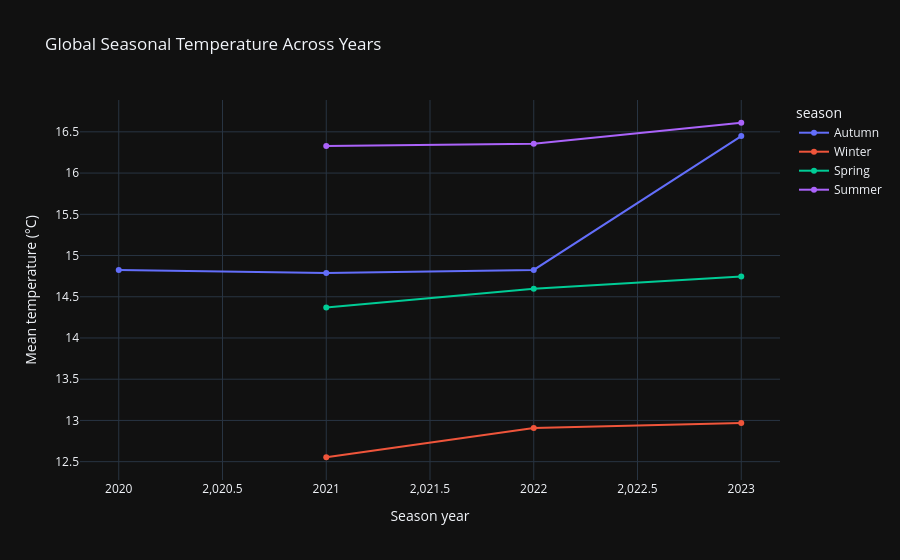

The code cell stored with this chart in its notebook:
### Markdown cell above
*How did the mean temperature differ between winter, spring, summer, and autumn across the available years?*

### Code cell
season_map = {
    12: "Winter", 1: "Winter", 2: "Winter",
    3: "Spring", 4: "Spring", 5: "Spring",
    6: "Summer", 7: "Summer", 8: "Summer",
    9: "Autumn", 10: "Autumn", 11: "Autumn"
}
season_order = ["Winter", "Spring", "Summer", "Autumn"]

seasonal_source = global_monthly.copy()
seasonal_source["season"] = seasonal_source["month"].map(season_map)
seasonal_source["season_year"] = (
    seasonal_source["year"] +
    (seasonal_source["month"] == 12).astype(int)
)

seasonal_global = (
    seasonal_source.groupby(["season_year", "season"])
    .agg(
        Mean_Temperature_C=("T2M_mean_C", "mean"),
        Min_Monthly_Mean_C=("T2M_mean_C", "min"),
        Max_Monthly_Mean_C=("T2M_mean_C", "max"),
        Available_Months=("time_period", "nunique")
    )
    .reset_index()
)

seasonal_global["season"] = pd.Categorical(
    seasonal_global["season"],
    categories=season_order,
    ordered=True
)
seasonal_global = seasonal_global.sort_values(
    ["season_year", "season"]
)

display(seasonal_global.round(2))

fig = px.line(
    seasonal_global,
    x="season_year",
    y="Mean_Temperature_C",
    color="season",
    markers=True,
    title="Global Seasonal Temperature Across Years"
)
fig.update_layout(
    template="plotly_dark",
    xaxis_title="Season year",
    yaxis_title="Mean temperature (°C)"
)
fig.show()

seasonal_pivot = seasonal_global.pivot(
    index="season_year",
    columns="season",
    values="Mean_Temperature_C"
)
display(seasonal_pivot.round(2))

### Figure 1 — Plotly figure (JSON) as saved in the notebook; plotly's stock layout.template omitted (floating-point values rounded to 4 significant figures)
{"data": [{"hovertemplate": "season=Autumn<br>season_year=%{x}<br>Mean_Temperature_C=%{y}<extra></extra>", "legendgroup": "Autumn", "line": {"color": "#636efa", "dash": "solid"}, "marker": {"symbol": "circle"}, "mode": "lines+markers", "name": "Autumn", "orientation": "v", "showlegend": true, "type": "scatter", "x": [2020, 2021, 2022, 2023], "xaxis": "x", "y": [14.82, 14.79, 14.83, 16.45], "yaxis": "y"}, {"hovertemplate": "season=Winter<br>season_year=%{x}<br>Mean_Temperature_C=%{y}<extra></extra>", "legendgroup": "Winter", "line": {"color": "#EF553B", "dash": "solid"}, "marker": {"symbol": "circle"}, "mode": "lines+markers", "name": "Winter", "orientation": "v", "showlegend": true, "type": "scatter", "x": [2021, 2022, 2023], "xaxis": "x", "y": [12.55, 12.91, 12.97], "yaxis": "y"}, {"hovertemplate": "season=Spring<br>season_year=%{x}<br>Mean_Temperature_C=%{y}<extra></extra>", "legendgroup": "Spring", "line": {"color": "#00cc96", "dash": "solid"}, "marker": {"symbol": "circle"}, "mode": "lines+markers", "name": "Spring", "orientation": "v", "showlegend": true, "type": "scatter", "x": [2021, 2022, 2023], "xaxis": "x", "y": [14.37, 14.6, 14.75], "yaxis": "y"}, {"hovertemplate": "season=Summer<br>season_year=%{x}<br>Mean_Temperature_C=%{y}<extra></extra>", "legendgroup": "Summer", "line": {"color": "#ab63fa", "dash": "solid"}, "marker": {"symbol": "circle"}, "mode": "lines+markers", "name": "Summer", "orientation": "v", "showlegend": true, "type": "scatter", "x": [2021, 2022, 2023], "xaxis": "x", "y": [16.33, 16.36, 16.61], "yaxis": "y"}], "layout": {"legend": {"title": {"text": "season"}, "tracegroupgap": 0}, "title": {"text": "Global Seasonal Temperature Across Years"}, "xaxis": {"anchor": "y", "domain": [0, 1], "title": {"text": "Season year"}}, "yaxis": {"anchor": "x", "domain": [0, 1], "title": {"text": "Mean temperature (°C)"}}}}
